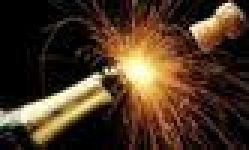
#> input picture p2.jpg, 83 x 50 px (shown 3 times larger)
$ python soc.py
#> lines starting #> are read from the running program, lines starting #| are printed output that depends on the picture; long printed decimals are rounded
#> further down, img is the input picture: shape (50, 83, 3); mean R, G, B 74.2, 53.5, 35.2
import numpy as np
import matplotlib.pyplot as plt
import matplotlib.image as mpimg
from scipy.spatial import distance_matrix as dis
from skimage import color
import copy as cp


def lagrangeint(x,y,k):#Functions that return the coefficient of the polynomial
    coeff=0
    for i in range(k):
        p=np.poly(x[np.arange(k)!=i])
        coeff=coeff+y[i]*p/(np.polyval(p,x[i]))
    return coeff


def GSI(sm):
    print('GSI val: ',np.average(sm))


def normalize(data):
    dcmin=np.min(data,axis=0)
#> dcmin = [0, -12.39, -8.58]
    dcmax=np.max(data,axis=0)
#> dcmax = [99.55, 31.9, 57.33]
    return (data-dcmin)/(dcmax-dcmin)


def denormalize(data):
    dcmin=np.min(data,axis=0)
    dcmax=np.max(data,axis=0)
    dt=data*(data-dcmin)+dcmin


def sm(dt,clustarr,k):
    silval=np.zeros(k)
    for i in range(k):
        p=0
        index=np.where(clustarr==i+1)[0]
        d1=dt[index]
        Nm=len(index)
        a=np.sum(dis(d1,d1),axis=1)/(Nm-1)
        dist=np.zeros((Nm,k-1))
        for j in range(k):
            if i!=j:
                index1=np.where(clustarr==j+1)[0]
                Nk=len(index1)
                dk=dt[index1]
                dist[:,p]=np.sum(dis(d1,dk),axis=1)/(Nk)
                p=p+1
        b=np.min(dist,axis=1)
        silval[i]=np.average((b-a)/np.max([a,b],axis=0))
    return(silval)


def exact_root(coeff):
    roots=np.roots(coeff)
    c=roots[roots.imag==0]
    return c.real[0]


# [6 lines of commented-out code are left out]

def soc(data,n,k):
    dt=normalize(data)
    p,q=dt.shape
#> p = 4150; q = 3
    c=np.zeros((k,q))
    dm=np.zeros(k)
    bm=np.ones(k)   #optimizing factor

    for j in range(n):
        clustarr=np.zeros(p,dtype=int)#sets the location
        for i in range(k):
            indx_0=np.where(clustarr==0)[0]
            d1=dt[indx_0]
            p1,q1=d1.shape
            dm[i]=(1/(2*p1))*np.sum(np.min(d1,axis=1)/np.sum(d1,axis=1))*bm[i]
            pmr=np.sum(np.exp(-dis(d1,d1)**2/dm[i]**2),axis=1) ########
            c[i,:]=d1[np.argmax(pmr)]
            disarray=dis(c[i,:].reshape(1,q1),d1).reshape(p1)

            indx_1=np.where(disarray**2<=dm[i])[0]
            clustarr[indx_0[indx_1]]=i+1

        indx_0=np.where(clustarr==0)[0]
        d1=dt[indx_0]
        disarray=dis(c,d1)
        dcmin=np.argmin(disarray,axis=0)
        #distributing extra points
        for j in range(len(dcmin)):
            clustarr[indx_0[j]]=dcmin[j]+1

        silval=sm(dt,clustarr,k)
        GSI(silval)
        lagcoeff=lagrangeint(dm,silval,k)
        lagcoeff[-1]-=1   #finding the zeros
        bm=exact_root(lagcoeff)/dm
        d1 = denormalize(data)
#> this loop made 10 passes
#> bm on passes 1, 2, 3, 7, 8: [1.83, 1.15, 1.08, 1.12, 1.01, 1.18], [1.28, 1.26, 1.28, 1.39, 1.38, 1], [1.87, 1.19, 1.1, 1.16, 1.02, 1.26], [0.986, 0.632, 0.58, 0.67, 0.556, 0.777], [1.17, 1.15, 1.18, 0.999, 1.12, 0.849]
#> (c in exact_root, bm) on passes 4, 5, 6, 10: ([0.147, 0.111, 0.109, 0.101, 0.0996], [1.35, 1.31, 1.35, 1.44, 1.48, 1]), ([0.145, 0.132, 0.125, 0.107, 0.0785], [1.85, 1.19, 1.09, 1.18, 1, 1.35]), ([0.157, 0.111, 0.109, 0.103, 0.0986], [1.45, 1.4, 1.46, 1.51, 1.59, 1]), ([0.145, 0.118, 0.108, 0.105, 0.104], [1.4, 1.36, 1.4, 1.23, 1.36, 1])
#| GSI val:  0.3909
#| GSI val:  0.3763
#| GSI val:  0.4024
#| GSI val:  0.3713
#| GSI val:  0.3982
#| GSI val:  0.3713
#| GSI val:  0.3941
#| GSI val:  0.3699
#> (further printed lines are left out)
#> after the loop, c = [[0.0159, 0.3, 0.141], [0.164, 0.628, 0.334], [0.451, 0.797, 0.663], [0.956, 0.2, 0.374], [0.692, 0.616, 0.924], [0.84, 0.239, 0.811]]; dm = [0.103, 0.106, 0.103, 0.118, 0.107, 0.145]
    coll=np.zeros((p,q))

    for j in range(k):
        m=np.where(clustarr==j+1)
#         if len(data[m]!=0):
        coll[m]=c[j,:]
    return coll


k=6#numbers of clusters
n=10#No of iteration

# l=[[5,6,3],[2,9,7],[4,8,6],[2,1,4]]
# dat=np.array(l)
# soc(dat,n,k)


img = mpimg.imread('p2.jpg')
# plt.imshow(img)
# plt.show()
dat=color.rgb2lab(img.reshape(-1,3))
data=color.lab2rgb(soc(dat,n,k))
data=data.reshape(img.shape)
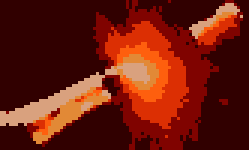
#> data: shape (50, 83, 3) float64 (shown 3 times larger); mean R, G, B 0.00877, 0.00219, 0.000993; drawn with min black and max white
plt.imshow(data)
plt.show()
